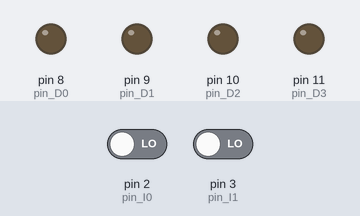
Bench run of a sketch on a simulated Arduino Uno, built with avr-gcc and run on an emulated ATmega328P. On the bench: output pins drawn as LEDs (lit = HIGH). The test bench sets the inputs (shaded band); at power-on: pin 2 (pin_I0) LOW, pin 3 (pin_I1) LOW.

Above: at 1.2 s.
1.3 s: pin 2 (pin_I0) driven HIGH
At 1.9 s:
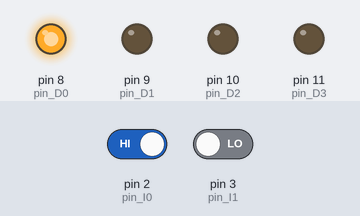
2.8 s: pin 2 (pin_I0) driven LOW
At 4.1 s:
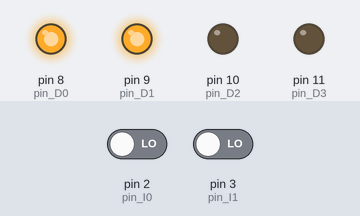
At 4.9 s:
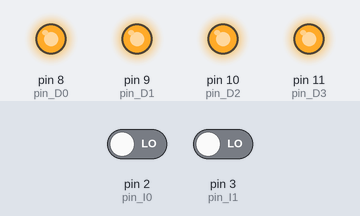
Timing chart, 0 to 6.4 s (numbered marks = the images above; inputs shaded):
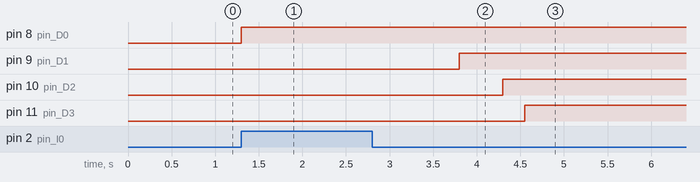

Measured:
- after the input at 1.3 s, pin 8 (pin_D0): LOW → HIGH at once
- after the input at 2.8 s, pin 9 (pin_D1): LOW → HIGH after 1.0 s; pin 10 (pin_D2): LOW → HIGH after 1.5 s; pin 11 (pin_D3): LOW → HIGH after 1.7 s

The sketch:

botao2.ino
```cpp
const int pin_I0 = 2;
const int pin_I1 = 3;
const int pin_D2 = 10;
const int pin_D3 = 11;
const int pin_D0 = 8;
const int pin_D1 = 9;
int estado = 0;
unsigned long tempo_anterior = 0;
void setup() {
  pinMode(pin_I0, INPUT);
  pinMode(pin_I1, INPUT);
  pinMode(pin_D2, OUTPUT);
  pinMode(pin_D3, OUTPUT);
  pinMode(pin_D0, OUTPUT);
  pinMode(pin_D1, OUTPUT);
}

void loop() {
  bool i0 = digitalRead(pin_I0);
  bool i1 = digitalRead(pin_I1);
  if (i0 == 1) {
    digitalWrite(pin_D0, 1);
    estado = 1;
    tempo_anterior = millis();
  }
  unsigned long tempo_atual = millis();

  switch (estado) {
    case 0:
      digitalWrite(pin_D0, 0);
      digitalWrite(pin_D1, 0);
      digitalWrite(pin_D2, 0);
      digitalWrite(pin_D3, 0);
      break; case 1 : digitalWrite(pin_D0, 1);
      if (tempo_atual - tempo_anterior >= 1000) {
        estado = 2;
        tempo_anterior = millis();
      }
      break; case 2 : digitalWrite(pin_D1, 1);
      if (tempo_atual - tempo_anterior >= 500) {
        estado = 3;
        tempo_anterior = millis();
      }
      break; case 3 : digitalWrite(pin_D2, 1);
      if (tempo_atual - tempo_anterior >= 250) {
        estado = 4;
        tempo_anterior = millis();
      }
      break; case 4 : digitalWrite(pin_D3, 1);
      if (tempo_atual - tempo_anterior >= 500) {
        estado = 2;
        tempo_anterior = millis();
      }
  } }
```
